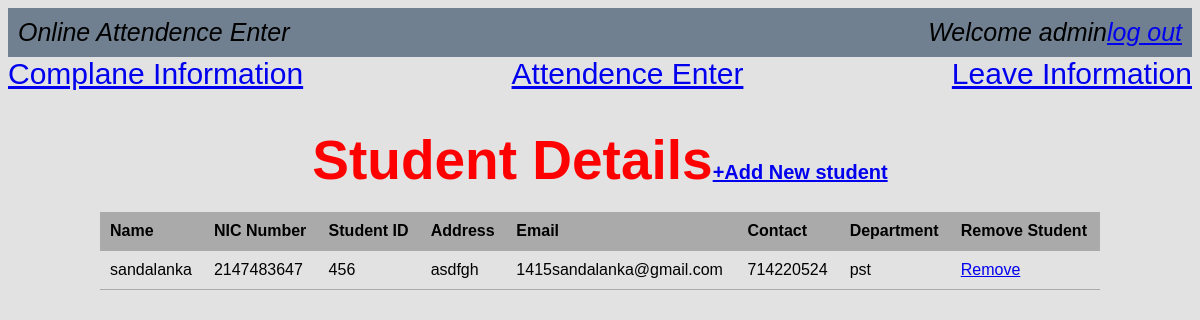
Screenshot of /staff.php (signed in) with the database file from the repository.
### tables this page shows
CREATE TABLE `student` (
  `id` int(11) NOT NULL,
  `name` varchar(100) NOT NULL,
  `id_num` int(11) NOT NULL,
  `std_id` varchar(50) NOT NULL,
  `address` varchar(500) NOT NULL,
  `email` varchar(100) NOT NULL,
  `contact` int(11) NOT NULL,
  `department` varchar(100) NOT NULL,
  `password` varchar(100) NOT NULL,
  `is_deleted` int(11) NOT NULL
);

### staff.php (the view, shortened to what this page needs)
<?php  require_once('connection.php'); ?>
<?php
$userlist='';
$query="SELECT*FROM student WHERE is_deleted=0 ORDER BY name";
$users=mysqli_query($connection,$query);
if($users){
while($user=mysqli_fetch_assoc($users)){
    $userlist.="<tr>";
    $userlist.="<td>{$user['name']} </td>";
    $userlist.="<td>{$user['id_num']} </td>";
    $userlist.="<td>{$user['std_id']} </td>";
    $userlist.="<td>{$user['address']} </td>";
    $userlist.="<td>{$user['email']} </td>";
    $userlist.="<td>{$user['contact']} </td>";
    $userlist.="<td>{$user['department']} </td>";
    $userlist.="<td><a href=\"sdelete.php?user_id={$user['id']}\">Remove</a></td>";
    $userlist.="</tr>";
}
}
else{
    echo 'Database Error';
}
?>
<!DOCTYPE html>
<html lang="en">
<head>
    <link rel="stylesheet" href="main.css">
</head>
<body class="ab">
<header >
        <div class="appname">Online Attendence Enter</div>
        <div class="loggin">Welcome <?php echo $_SESSION['name']; ?><a href="logout.php">log out</a></div>
    </header>
        <div class="book"><a href="complane.php">Complane Information       </a></div>
        <div class="passanger"><a href="leave.php">Leave Information</a></div>
        <div class="booking"><center><a href="attendence.php">  Attendence Enter</a><center></div>
<main>
    <center><h1>Student Details<span><a href="addstudent.php">+Add New student</a></span></h1></center>
    <table class="masterlist">
    <tr>
        <th>Name</th>
        <th>NIC Number</th>
        <th>Student ID</th>
        <th>Address</th>
        <th>Email</th>
        <th>Contact</th>
        <th>Department</th>
        <th>Remove Student</th>
</tr>
<?php echo $userlist; ?>
</table>
</main>
</body>
</html>

### main.css (style rules this page uses)
header { background-color:slategray; overflow: auto; padding: 10px; font-style: italic; font-size: 25px; }
header div.appname { float: left; }
header div.loggin { float: right; }
body { font-family: Arial,"Helvetica neue", Helvetica, sans-serif; font-size: 16px; background-color: rgb(226, 226, 226); }
main { width: 1000px; margin: 10px auto; }
main h1 { margin-bottom: 20px; font-size: 55px; color: red; }
main span { font-size: 20px; }
table.masterlist { width: 100%; border-collapse: collapse; }
table.masterlist th { background-color: #aaa; text-align: left; }
table.masterlist th,table.masterlist td { padding: 10px; border-bottom: 1px solid #aaa; }
.book { float: left; font-size: 30px; }
.passanger { float:right; font-size: 30px; }
div.booking { float:center; font-size: 30px; }

### rows the page displays
student: name "sandalanka", id_num "2147483647", std "456", address "asdfgh", email "1415sandalanka@gmail.com", contact "714220524", department "pst"

### other values shown
$_SESSION['name'] "admin"
